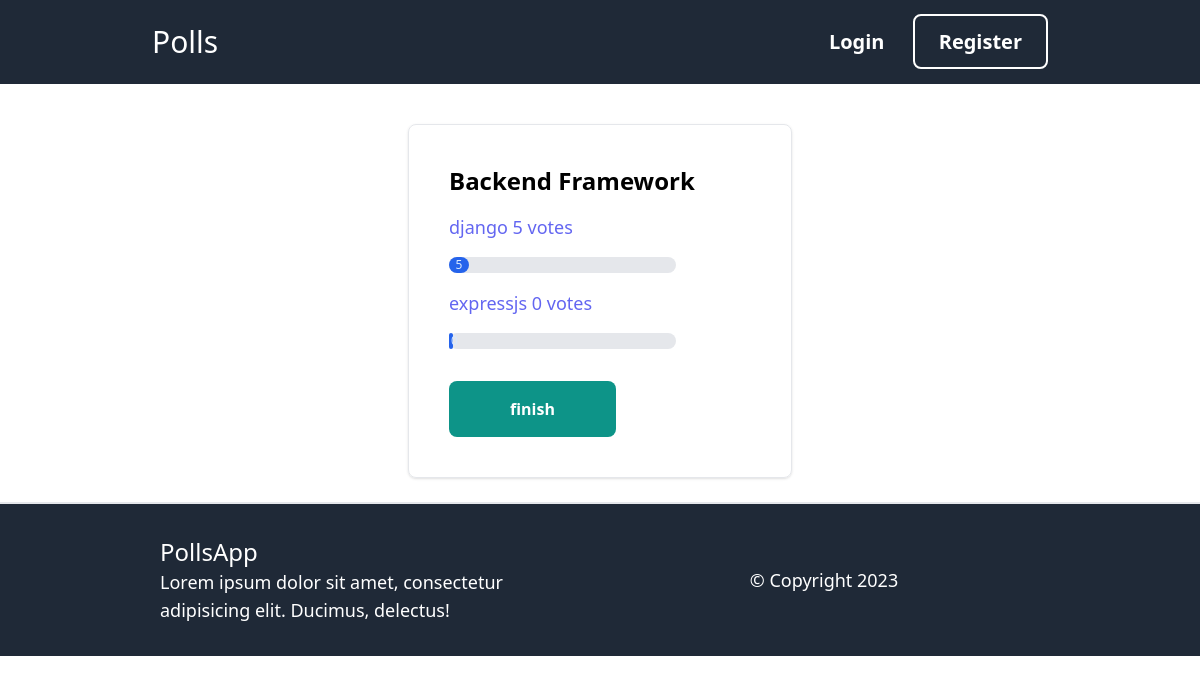
The page /2/result/ on the database as committed earlier.
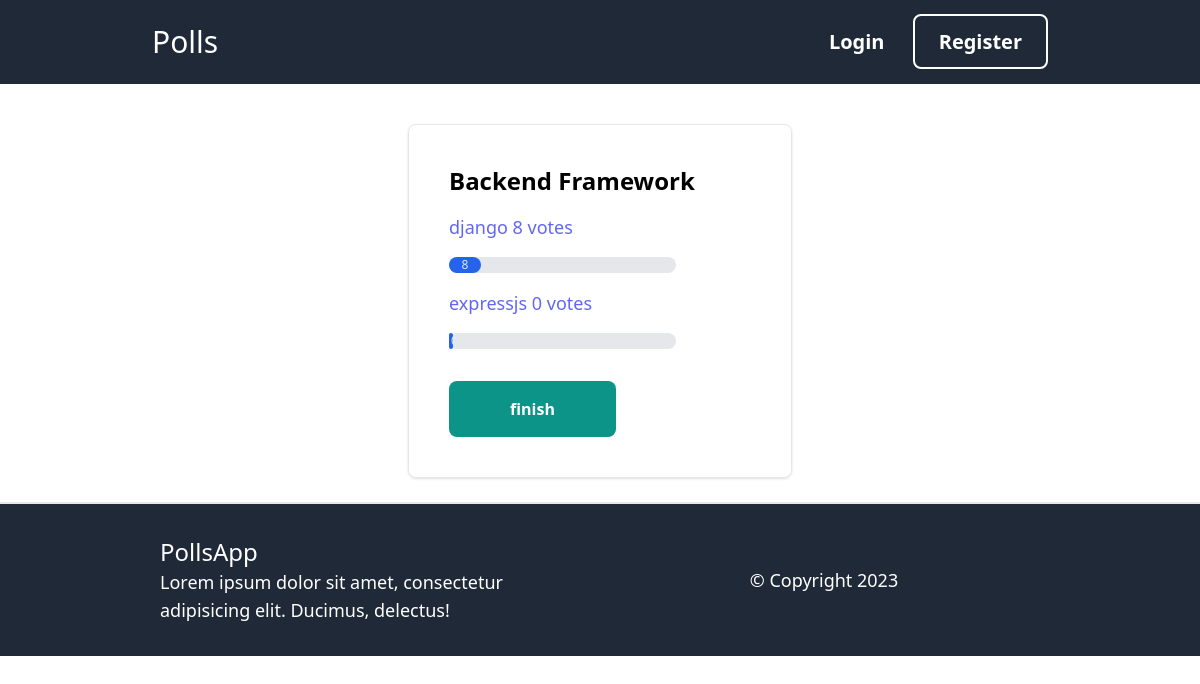
The same page on the database as committed later.
### vote/models.py (models this page shows, shortened)
class Question(models.Model):
    question_text=models.CharField(max_length=200)
    pub_date=models.DateTimeField("date published")

class Choice(models.Model):
    question=models.ForeignKey(Question, on_delete=models.CASCADE)
    choice_text=models.CharField(max_length=200)
    votes=models.IntegerField(default=0)

### vote/views.py (the view)
# urls.py: path('<int:pk>/result/',ResultView.as_view(), name='result'),
class ResultView(DetailView):
    model=Question
    template_name='results.html'

### vote/templates/results.html (shortened to what this page needs)
{% extends 'base.html' %}
{% block content %}
<div class="max-w-sm mx-auto p-6 rounded-lg shadow border border-gray-200 m-6">
        <h1 class="text-2xl font-semibold text-start m-4">{{question.question_text }}</h1>
        <ul class="space-y-4 m-4">
            {% for choice in question.choice_set.all %}
            <li class="font-medium text-lg text-indigo-500">{{choice.choice_text}} <span class="">{{choice.votes}}</span> vote{{choice.votes| pluralize}}</li>
            <div class="w-3/4 bg-gray-200 rounded-full dark:bg-gray-700">
                <div class="bg-blue-600 text-xs font-medium text-blue-100 text-center p-0.5 leading-none rounded-full w-{{choice.votes}}" >{{choice.votes}}</div>
              </div>
            {% endfor %}
        </ul>
        <div class="flex flex-col justify-center items-start w-full">
        <a href="{% url 'vote:home' %}" class="m-4 w-1/2 py-4 px-6 bg-teal-600 hover:bg-teal-800 rounded-lg text-white text-center font-semibold">finish</a>
    </div>
</div>
{% endblock %}

### vote/templates/base.html (shortened to what this page needs)
<!DOCTYPE html>
<html lang="en">
<head>
    <script src="https://cdn.tailwindcss.com"></script>
</head>
<body class="min-h-screen">
    <header class="bg-gray-800 p-6 sticky z-10 text-white top-0">
        <nav class="flex justify-between items-center max-w-4xl mx-auto">
            <div class="logo">
                <a href="/" class="text-3xl">Polls</a>
            </div>
            <div class="space-x-6">
                {% if request.user.is_authenticated %}
                <a href="{% url 'vote:home' %}" class="text-xl font-semibold hover:text-gray-500">Hi {{user.username}}</a>
                <a href="{% url 'accounts:logout' %}" class="text-xl font-semibold hover:text-gray-500">Logout</a>
                {% else %}
                <a href="{% url 'accounts:login' %}" class="text-xl font-semibold hover:text-gray-500">Login</a>
                <a href="{% url 'accounts:register' %}" class="border-2 border-white px-6 py-3 rounded-lg text-xl font-semibold hover:text-gray-500">Register</a>
                {% endif %}
            </div>
        </nav>
    </header>
    <main class="">
        <div class="max-w-sm mx-auto p-2">
        </div>
           {% block content %}
           {% endblock %}
    </main>
    <footer class="bg-gray-800 text-white p-6 border-t-2 border-gray-200">
        <div class="max-w-4xl mx-auto flex justify-between flex-col sm:flex-row">
            <div class="sm:w-1/2 w-full m-2 ">
                <h2 class="text-2xl font-medium">PollsApp</h2>
                <p class="text-lg">Lorem ipsum dolor sit amet, consectetur adipisicing elit. Ducimus, delectus!</p>
            </div>
            <div class="sm:w-1/2 w-full m-2 flex items-center justify-center">
                <p class="text-lg text-center">&copy; Copyright {% now "Y" %} </p>
            </div>
        </div>
    </footer>
</body>
</html>

Rows that differ between the two databases and show on the page:
changed Choice "django": votes "5" → "8"
